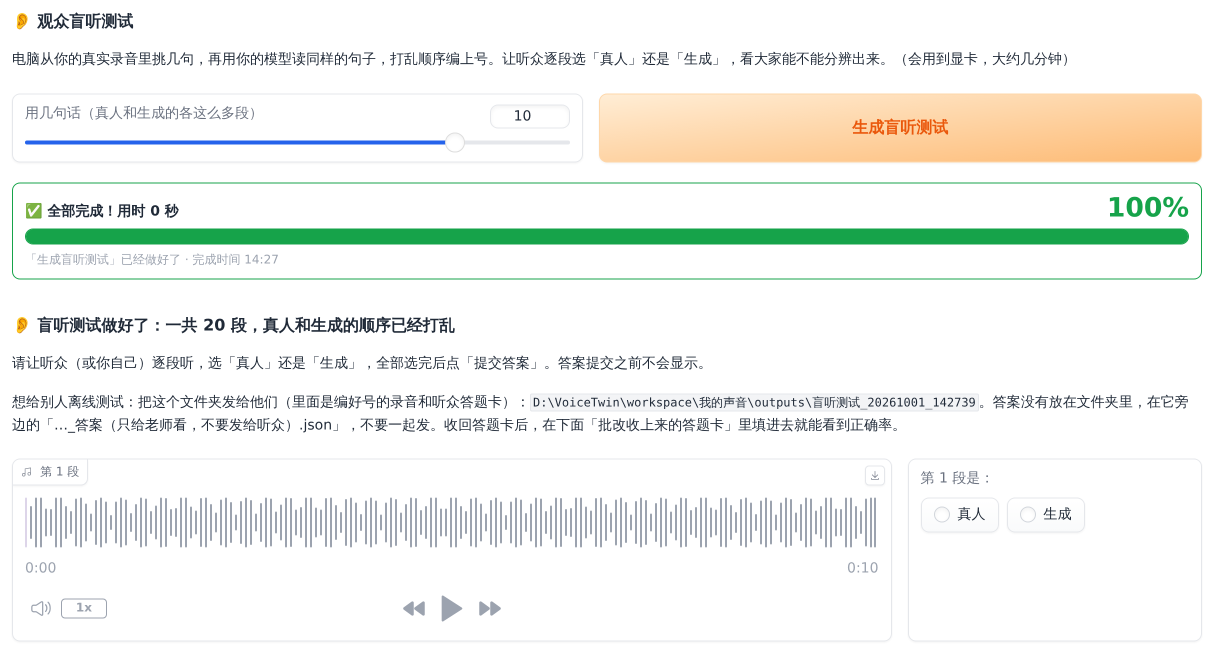
#> input picture research/过程文件/04_浏览器实测/m24d_文档截图与修复实测/shots/08b_blind_test.png, 2428 x 1300 px (shown at 1/2 size)
$ python -i title2.py   (imports and definitions only)
#> lines starting #> are read from the running program, lines starting #| are printed output that depends on the picture
# 片头标题页（2026-10-05 用户选定 E 拼字版）：不写篇号；「朋克英语」勒索信拼贴标志只出现在这一页。
# 来源：片头设计/E_ransom/title_logo.py；字体改为从 fonts/ 读取。frame_title2 签名不变，no 参数不显示。
# Run with cwd = scratchpad/video and that dir on sys.path (fonts/ is relative).
import os, sys, math, random
from PIL import Image, ImageDraw, ImageFilter, ImageChops, ImageFont
import numpy as np
import render as R

HERE = os.path.dirname(os.path.abspath(__file__))
S = R.S
W, H = 1920 * S, 1080 * S
F_QK = R.F + 'ZCOOLQingKeHuangYou-Regular.ttf'   # OFL, blocky display
F_MS = R.F + 'MaShanZheng-Regular.ttf'           # OFL, brush script
AC1, AC2 = (255, 214, 64), (255, 120, 80)


# ---------------------------------------------------------------- background (unchanged)
# [30 lines left out: functions grad, base, wrap, not called in this run]


# ---------------------------------------------------------------- ransom-note logo
SS = 4  # supersampling for the paper cut-outs
LOGO_SCALE = 1.2
U = S * LOGO_SCALE  # px per logo design unit


# [6 lines left out: function _font, not called in this run]


# one entry per character (design units = px at 1080p)
PIECES = [
    # w,h = paper size; rot = paper tilt; grot = extra tilt of the glyph on its paper; dy = vertical jitter;
    # fs = glyph size; torn = (top,right,bottom,left) torn instead of scissor-cut; mw = magazine margin (l,t,r,b)
    dict(ch='朋', font='noto', paper=(22, 22, 22), ink=(250, 247, 238), w=82, h=88, rot=-8, grot=0, dy=5,
         fs=54, torn=(0, 0, 0, 0), margin=(242, 238, 226), mw=(5, 4, 7, 9), gx=-2, gy=-3, ov=7),
    dict(ch='克', font='qk', paper=(255, 51, 143), ink=(18, 18, 18), w=66, h=96, rot=6, grot=-3, dy=-10,
         fs=84, torn=(1, 0, 0, 0), halftone=True, ov=12),
    dict(ch='英', font='ms', paper=(246, 242, 230), ink=(18, 18, 18), w=90, h=78, rot=-4, grot=4, dy=10,
         fs=76, torn=(0, 1, 0, 1), gy=-4, ov=12),
    dict(ch='语', font='noto', paper=AC1, ink=(18, 18, 18), w=76, h=80, rot=9, grot=-4, dy=-5,
         fs=58, torn=(0, 0, 1, 0)),
]
OVERLAP = 11


# [26 lines left out: function _poly, not called in this run]


def _to_final(img):
    """SS RGBA -> final-resolution RGBA (premultiplied resize, no dark fringes)."""
    pm = img.convert('RGBa')
    pm = pm.resize((max(1, pm.width // SS), max(1, pm.height // SS)), Image.LANCZOS)
    return pm.convert('RGBA')


# [73 lines left out: functions _grain, paper_piece, tape_piece, not called in this run]


DYMO = 'PUNK ENGLISH'   # tiny embossed label-maker tape under the cluster (secondary mark)
DYMO_DX, DYMO_DY, DYMO_ROT = 40, 37, -3


# [137 lines left out: functions dymo_label, _shadow, ransom_logo, frame_title2, not called in this run]


# [11 lines not run here, left out]

>>> from PIL import Image
>>> picture = Image.open('../../research/过程文件/04_浏览器实测/m24d_文档截图与修复实测/shots/08b_blind_test.png')
#> picture is the input picture: PIL image 2428x1300 RGB; mean R, G, B 241.2, 243.3, 239.1
>>> result = _to_final(picture)
#> in _to_final, `pm = pm.resize((max(1, pm.width // SS), max(1, pm.height // SS)), Imag..`:
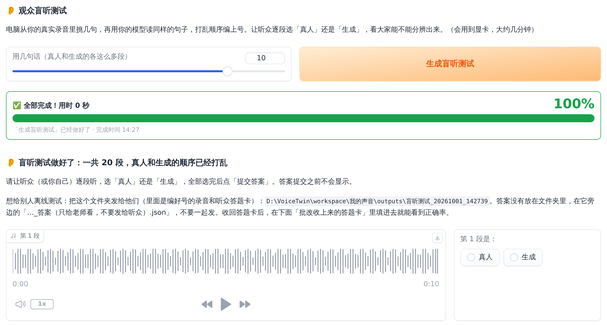
#> pm: PIL image 607x325 RGBa; mean R, G, B, A 240.7, 242.9, 238.7, 255

$ run again, on research/过程文件/04_浏览器实测/m24d_文档截图与修复实测/shots/00b_voice_library.png
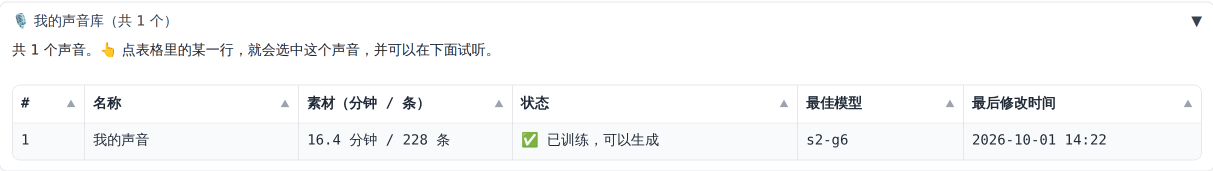
#> input picture research/过程文件/04_浏览器实测/m24d_文档截图与修复实测/shots/00b_voice_library.png, 2426 x 342 px (shown at 1/2 size)
#> picture is the input picture: PIL image 2426x342 RGB; mean R, G, B 247.6, 248.1, 248.6
#> in _to_final, `pm = pm.resize((max(1, pm.width // SS), max(1, pm.height // SS)), Imag..`:
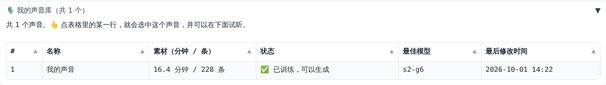
#> pm: PIL image 606x85 RGBa; mean R, G, B, A 247.2, 247.8, 248.2, 255

$ run again, on research/过程文件/04_浏览器实测/m24d_文档截图与修复实测/shots/01_prepare_form.png
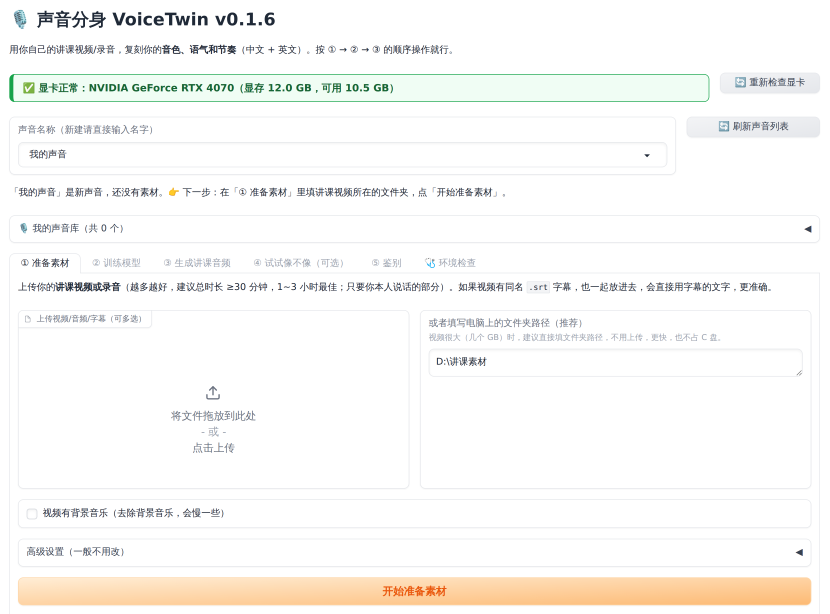
#> input picture research/过程文件/04_浏览器实测/m24d_文档截图与修复实测/shots/01_prepare_form.png, 2488 x 1842 px (shown at 1/3 size)
#> picture is the input picture: PIL image 2488x1842 RGB; mean R, G, B 249.2, 248.4, 246
#> in _to_final, `pm = pm.resize((max(1, pm.width // SS), max(1, pm.height // SS)), Imag..`:
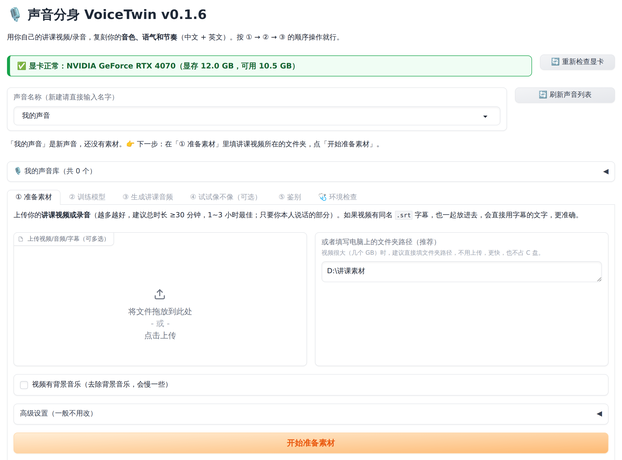
#> pm: PIL image 622x460 RGBa; mean R, G, B, A 248.9, 248.1, 245.8, 255

$ run again, on research/过程文件/04_浏览器实测/m24d_文档截图与修复实测/shots/02_prepare_done.png
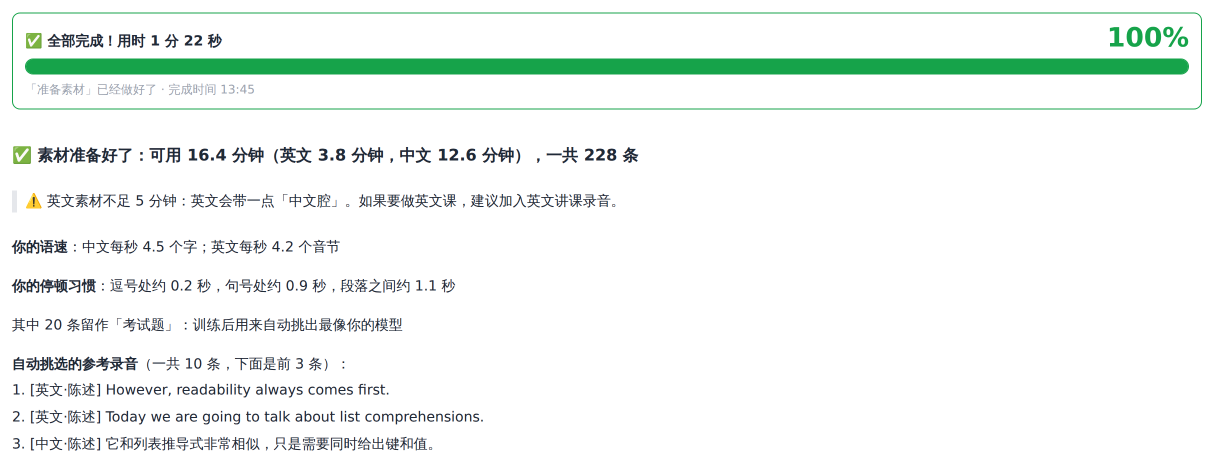
#> input picture research/过程文件/04_浏览器实测/m24d_文档截图与修复实测/shots/02_prepare_done.png, 2428 x 946 px (shown at 1/2 size)
#> picture is the input picture: PIL image 2428x946 RGB; mean R, G, B 240.3, 245.8, 242.7
#> in _to_final, `pm = pm.resize((max(1, pm.width // SS), max(1, pm.height // SS)), Imag..`:
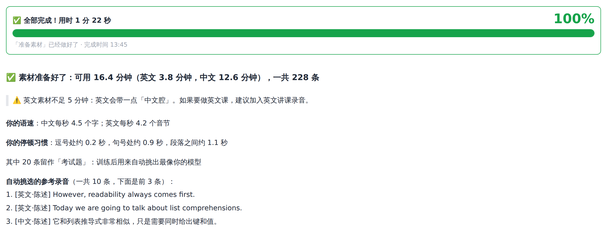
#> pm: PIL image 607x236 RGBa; mean R, G, B, A 239.7, 245.4, 242.2, 255
